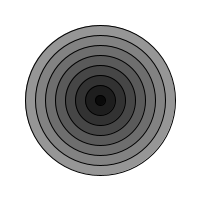
Frame 1 (no input)
Frame 60 (the mouse pressed at the canvas centre just before this capture): identical to frame 1, image omitted
Frame 120 (the mouse held since frame 60 and released just before this capture): identical to frame 1, image omitted

The Processing sketch that drew this single still picture (run headless with seeded random() and noise(); from frame 60 on, the mouse is pressed at the canvas centre):

// Processing sketch: WHILEcircle
// ── WHILEcircle.pde
float w = 150;


void setup(){
  size (200,200);
  background(255);
}

void draw() {
  while(w > 0){
  stroke(0);
  fill(w);
  ellipseMode(CENTER);
  ellipse(100,100,w,w);
  
  w = w - 20;
  }
}
